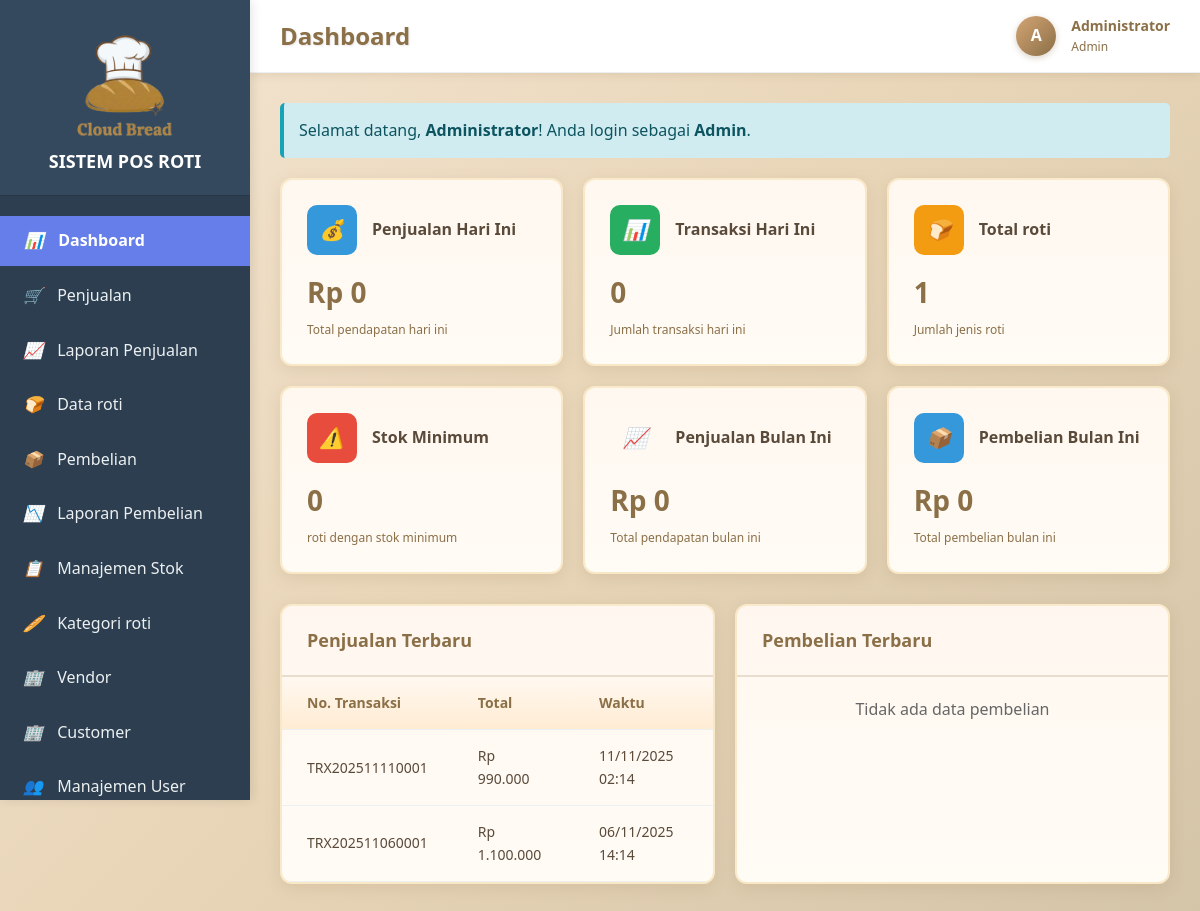
/dashboard.php (signed in), run on the app's committed database.
### tables this page shows
CREATE TABLE `penjualan` (
  `id` int(11) NOT NULL,
  `no_transaksi` varchar(50) NOT NULL,
  `user_id` int(11) DEFAULT NULL,
  `customer_id` int(11) DEFAULT NULL,
  `diskon` decimal(12,2) NOT NULL,
  `ppn` decimal(12,2) NOT NULL,
  `total_harga` decimal(12,2) NOT NULL,
  `total_bayar` decimal(12,2) NOT NULL,
  `kembalian` decimal(12,2) NOT NULL,
  `note` text DEFAULT NULL,
  `tanggal_penjualan` timestamp NOT NULL DEFAULT current_timestamp()
);

### models/Penjualan.php (called while the page is built, shortened)
<?php
class Penjualan {
    private $conn;
    private $table_name = "penjualan";
    public function __construct($db) {
        $this->conn = $db;
    }
    public function readRecent($limit = 10) {
        $query = "SELECT p.*, u.nama_lengkap as kasir
                  FROM " . $this->table_name . " p
                  LEFT JOIN users u ON p.user_id = u.id
                  ORDER BY p.tanggal_penjualan DESC
                  LIMIT :limit";
        $stmt = $this->conn->prepare($query);
        $stmt->bindParam(':limit', $limit, PDO::PARAM_INT);
        $stmt->execute();
        return $stmt;
    }
    public function getTotalPenjualanHari() {
        $query = "SELECT COALESCE(SUM(total_harga), 0) as total
                  FROM " . $this->table_name . "
                  WHERE DATE(tanggal_penjualan) = CURDATE()";
        $stmt = $this->conn->prepare($query);
        $stmt->execute();
        $row = $stmt->fetch(PDO::FETCH_ASSOC);
        return $row['total'];
    }
    public function getTotalPenjualanBulan() {
        $query = "SELECT COALESCE(SUM(total_harga), 0) as total
                  FROM " . $this->table_name . "
                  WHERE MONTH(tanggal_penjualan) = MONTH(CURDATE())
                  AND YEAR(tanggal_penjualan) = YEAR(CURDATE())";
        $stmt = $this->conn->prepare($query);
        $stmt->execute();
        $row = $stmt->fetch(PDO::FETCH_ASSOC);
        return $row['total'];
    }
    public function getTotalTransaksiHari() {
        $query = "SELECT COUNT(*) as total
                  FROM " . $this->table_name . "
                  WHERE DATE(tanggal_penjualan) = CURDATE()";
        $stmt = $this->conn->prepare($query);
        $stmt->execute();
        $row = $stmt->fetch(PDO::FETCH_ASSOC);
        return $row['total'];
    }
}
?>

### config/config.php (called while the page is built, shortened)
<?php
function formatCurrency($amount) {
    return 'Rp ' . number_format($amount, 0, ',', '.');
}
?>

### models/Roti.php (called while the page is built, shortened)
<?php
class Roti {
    private $conn;
    private $table_name = "roti";
    public function __construct($db) {
        $this->conn = $db;
    }
    public function getTotalroti() {
        $query = "SELECT COUNT(*) as total FROM " . $this->table_name;
        $stmt = $this->conn->prepare($query);
        $stmt->execute();
        $row = $stmt->fetch(PDO::FETCH_ASSOC);
        return $row['total'];
    }
    public function getStokMinimum() {
        $query = "SELECT COUNT(*) as total FROM " . $this->table_name . "
                  WHERE stok <= stok_minimum";
        $stmt = $this->conn->prepare($query);
        $stmt->execute();
        $row = $stmt->fetch(PDO::FETCH_ASSOC);
        return $row['total'];
    }
}
?>

### models/Pembelian.php (called while the page is built, shortened)
<?php
class Pembelian {
    private $conn;
    private $table_name = "pembelian";
    public function __construct($db) {
        $this->conn = $db;
    }
    public function getTotalPembelianBulan() {
        $query = "SELECT COALESCE(SUM(total_harga), 0) as total
                  FROM " . $this->table_name . "
                  WHERE MONTH(tanggal_pembelian) = MONTH(CURDATE())
                  AND YEAR(tanggal_pembelian) = YEAR(CURDATE())
                  AND status = 'completed'";
        $stmt = $this->conn->prepare($query);
        $stmt->execute();
        $row = $stmt->fetch(PDO::FETCH_ASSOC);
        return $row['total'];
    }
}
?>

### dashboard.php (the view, shortened to what this page needs)
<?php
require_once 'config/config.php';
require_once 'models/Roti.php';
require_once 'models/Penjualan.php';
require_once 'models/Pembelian.php';
$database = new Database();
$db = $database->getConnection();
$role = $_SESSION['user_role'];
if ($role === 'admin' || $role === 'kasir') {
    $penjualan = new Penjualan($db);
    $total_penjualan_hari = $penjualan->getTotalPenjualanHari();
    $total_penjualan_bulan = $penjualan->getTotalPenjualanBulan();
    $total_transaksi_hari = $penjualan->getTotalTransaksiHari();
}
if ($role === 'admin' || $role === 'gudang') {
    $roti = new Roti($db);
    $total_roti = $roti->getTotalroti();
    $stok_minimum = $roti->getStokMinimum();
    $pembelian = new Pembelian($db);
    $total_pembelian_bulan = $pembelian->getTotalPembelianBulan();
}
$recent_penjualan = [];
$recent_pembelian = [];
if ($role === 'admin' || $role === 'kasir') {
    $stmt = $penjualan->readRecent(5);
    while ($row = $stmt->fetch(PDO::FETCH_ASSOC)) {
        $recent_penjualan[] = $row;
    }
}
?>
<!DOCTYPE html>
<html lang="id">
<head>
    <link rel="stylesheet" href="assets/css/style.css">
    <link rel="stylesheet" href="assets/css/dynamic.php">
</head>
<body>
    <div class="main-container">
        <?php
        require_once 'sidebar.php'; ?>
        <main class="main-content">
            <header class="top-nav">
                <h1>Dashboard</h1>
                <div class="user-info">
                    <div class="user-avatar">
                        <?php echo strtoupper(substr($_SESSION['nama_lengkap'], 0, 1)); ?>
                    </div>
                    <div class="user-details">
                        <div class="user-name"><?php echo $_SESSION['nama_lengkap']; ?></div>
                        <div class="user-role"><?php echo ucfirst($_SESSION['user_role']); ?></div>
                    </div>
                </div>
            </header>
            <div class="content">
                <div class="alert alert-info">
                    Selamat datang, <strong><?php echo $_SESSION['nama_lengkap']; ?></strong>!
                    Anda login sebagai <strong><?php echo ucfirst($_SESSION['user_role']); ?></strong>.
                </div>
                <div class="dashboard-grid">
                    <?php if ($role === 'admin' || $role === 'kasir'): ?>
                    <div class="dashboard-card">
                        <div class="card-header">
                            <div class="card-icon primary">
                                <i>💰</i>
                            </div>
                            <div class="card-title">Penjualan Hari Ini</div>
                        </div>
                        <div class="card-value"><?php echo formatCurrency($total_penjualan_hari ?? 0); ?></div>
                        <div class="card-subtitle">Total pendapatan hari ini</div>
                    </div>
                    <div class="dashboard-card">
                        <div class="card-header">
                            <div class="card-icon success">
                                <i>📊</i>
                            </div>
                            <div class="card-title">Transaksi Hari Ini</div>
                        </div>
                        <div class="card-value"><?php echo $total_transaksi_hari ?? 0; ?></div>
                        <div class="card-subtitle">Jumlah transaksi hari ini</div>
                    </div>
                    <?php endif; ?>
                    <?php if ($role === 'admin' || $role === 'gudang'): ?>
                    <div class="dashboard-card">
                        <div class="card-header">
                            <div class="card-icon warning">
                                <i>🍞</i>
                            </div>
                            <div class="card-title">Total roti</div>
                        </div>
                        <div class="card-value"><?php echo $total_roti ?? 0; ?></div>
                        <div class="card-subtitle">Jumlah jenis roti</div>
                    </div>
                    <div class="dashboard-card">
                        <div class="card-header">
                            <div class="card-icon danger">
                                <i>⚠️</i>
                            </div>
                            <div class="card-title">Stok Minimum</div>
                        </div>
                        <div class="card-value"><?php echo $stok_minimum ?? 0; ?></div>
                        <div class="card-subtitle">roti dengan stok minimum</div>
                    </div>
                    <?php endif; ?>
                    <?php if ($role === 'admin'): ?>
                    <div class="dashboard-card">
                        <div class="card-header">
                            <div class="card-icon info">
                                <i>📈</i>
                            </div>
                            <div class="card-title">Penjualan Bulan Ini</div>
                        </div>
                        <div class="card-value"><?php echo formatCurrency($total_penjualan_bulan ?? 0); ?></div>
                        <div class="card-subtitle">Total pendapatan bulan ini</div>
                    </div>
                    <div class="dashboard-card">
                        <div class="card-header">
                            <div class="card-icon primary">
                                <i>📦</i>
                            </div>
                            <div class="card-title">Pembelian Bulan Ini</div>
                        </div>
                        <div class="card-value"><?php echo formatCurrency($total_pembelian_bulan ?? 0); ?></div>
                        <div class="card-subtitle">Total pembelian bulan ini</div>
                    </div>
                    <?php endif; ?>
                </div>
                <div style="display: grid; grid-template-columns: repeat(auto-fit, minmax(400px, 1fr)); gap: 20px;">
                    <?php if ($role === 'admin' || $role === 'kasir'): ?>
                    <div class="table-container">
                        <div class="table-header">
                            <h3 class="table-title">Penjualan Terbaru</h3>
                        </div>
                        <div style="padding: 0;">
                            <?php if (empty($recent_penjualan)): ?>
                                <p style="padding: 20px; text-align: center; color: #666;">Tidak ada data penjualan</p>
                            <?php else: ?>
                                <table class="table">
                                    <thead>
                                        <tr>
                                            <th>No. Transaksi</th>
                                            <th>Total</th>
                                            <th>Waktu</th>
                                        </tr>
                                    </thead>
                                    <tbody>
                                        <?php foreach ($recent_penjualan as $row): ?>
                                        <tr>
                                            <td><?php echo $row['no_transaksi']; ?></td>
                                            <td><?php echo formatCurrency($row['total_harga']); ?></td>
                                            <td><?php echo date('d/m/Y H:i', strtotime($row['tanggal_penjualan'])); ?></td>
                                        </tr>
                                        <?php endforeach; ?>
                                    </tbody>
                                </table>
                            <?php endif; ?>
                        </div>
                    </div>
                    <?php endif; ?>
                    <?php if ($role === 'admin' || $role === 'gudang'): ?>
                    <div class="table-container">
                        <div class="table-header">
                            <h3 class="table-title">Pembelian Terbaru</h3>
                        </div>
                        <div style="padding: 0;">
                            <?php if (empty($recent_pembelian)): ?>
                                <p style="padding: 20px; text-align: center; color: #666;">Tidak ada data pembelian</p>
                            <?php endif; ?>
                        </div>
                    </div>
                    <?php endif; ?>
                </div>
            </div>
        </main>
    </div>
</body>
</html>

### assets/css/style.css (style rules this page uses)
* { margin: 0; padding: 0; box-sizing: border-box; }
body { font-family: 'Segoe UI', Tahoma, Geneva, Verdana, sans-serif; line-height: 1.6; color: #5a4a3a; background: linear-gradient(135deg, #f5e6d3 0%, #e8d5b7 50%, #d4c4a8 100%); background-attachment: fixed; min-height: 100vh; }
.alert { padding: 15px; margin-bottom: 20px; border-radius: 5px; border-left: 4px solid; }
.alert-info { background: #d1ecf1; border-color: #17a2b8; color: #0c5460; }
.main-container { display: flex; min-height: 100vh; }
.main-content { flex: 1; margin-left: 250px; padding: 0; }
.top-nav { background: linear-gradient(135deg, #fff8f0 0%, #ffe8cc 100%); padding: 15px 30px; box-shadow: 0 2px 8px rgba(139, 111, 71, 0.15); display: flex; justify-content: space-between; align-items: center; position: sticky; top: 0; z-index: 999; border-bottom: 3px solid rgba(139, 111, 71, 0.3); }
.top-nav h1 { font-size: 24px; color: #8B6F47; margin: 0; font-weight: 700; text-shadow: 1px 1px 2px rgba(0,0,0,0.1); }
.user-info { display: flex; align-items: center; gap: 15px; }
.user-avatar { width: 40px; height: 40px; background: linear-gradient(135deg, #d4a574, #8B6F47); border-radius: 50%; display: flex; align-items: center; justify-content: center; color: white; font-weight: bold; box-shadow: 0 2px 6px rgba(139, 111, 71, 0.3); }
.user-details { display: flex; flex-direction: column; }
.user-name { font-weight: 600; color: #8B6F47; font-size: 14px; }
.user-role { font-size: 12px; color: #8B6F47; text-transform: capitalize; }
.content { padding: 30px; background: transparent; }
.dashboard-grid { display: grid; grid-template-columns: repeat(auto-fit, minmax(250px, 1fr)); gap: 20px; margin-bottom: 30px; }
.dashboard-card { background: linear-gradient(to bottom, #fff8f0, #fffbf5); border-radius: 12px; padding: 25px; box-shadow: 0 4px 15px rgba(139, 111, 71, 0.15); transition: all 0.3s ease; border: 2px solid rgba(218, 165, 32, 0.2); }
.card-header { display: flex; align-items: center; margin-bottom: 15px; }
.card-icon { width: 50px; height: 50px; border-radius: 10px; display: flex; align-items: center; justify-content: center; margin-right: 15px; font-size: 20px; color: white; }
.card-icon.primary { background: linear-gradient(135deg, #d4a574, #8B6F47); }
.card-icon.success { background: linear-gradient(135deg, #8B6F47, #6B5435); }
.card-icon.warning { background: linear-gradient(135deg, #f4a460, #daa520); }
.card-icon.danger { background: linear-gradient(135deg, #e74c3c, #c0392b); }
.card-title { font-size: 16px; font-weight: 600; color: #5a4a3a; }
.card-value { font-size: 28px; font-weight: bold; color: #8B6F47; margin-bottom: 5px; }
.card-subtitle { font-size: 12px; color: #8B6F47; }
.table-container { background: linear-gradient(to bottom, #fff8f0, #fffbf5); border-radius: 12px; box-shadow: 0 4px 15px rgba(139, 111, 71, 0.15); overflow: hidden; border: 2px solid rgba(218, 165, 32, 0.2); }
.table-header { padding: 20px 25px; border-bottom: 2px solid rgba(139, 111, 71, 0.2); display: flex; justify-content: space-between; align-items: center; background: rgba(255, 248, 240, 0.5); }
.table-title { font-size: 18px; font-weight: 600; color: #8B6F47; }
.table { width: 100%; border-collapse: collapse; }
.table th, .table td { padding: 15px 25px; text-align: left; border-bottom: 1px solid #ecf0f1; }
.table th { background: linear-gradient(to bottom, rgba(255, 248, 240, 0.8), rgba(255, 232, 204, 0.8)); font-weight: 600; color: #8B6F47; font-size: 14px; }
.table td { font-size: 14px; color: #5a4a3a; }

### data on the page
penjualan: no_transaksi "TRX202511110001", total_harga "Rp 990.000", tanggal_penjualan "11/11/2025 02:14"
penjualan: no_transaksi "TRX202511060001", total_harga "Rp 1.100.000", tanggal_penjualan "06/11/2025 14:14"

### other printed values
APP_NAME "SISTEM POS ROTI"
substr($_SESSION['nama_lengkap'], 0, 1) "A"
$_SESSION['nama_lengkap'] "Administrator"
$_SESSION['user_role'] "Admin"
formatCurrency($total_penjualan_hari ?? 0) "Rp 0"
$total_transaksi_hari "0"
$total_roti "1"
$stok_minimum "0"
formatCurrency($total_penjualan_bulan ?? 0) "Rp 0"
formatCurrency($total_pembelian_bulan ?? 0) "Rp 0"
